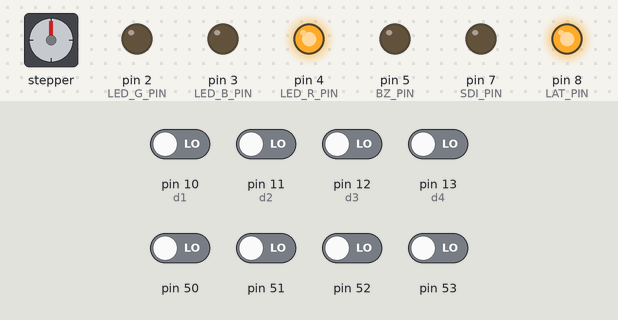
The sketch below on a simulated Arduino Mega 2560, built with avr-gcc and run on an emulated ATmega2560. Shown: stepper motor, output pins drawn as LEDs (lit = HIGH). Wiring (inferred from the names in the program): stepper motor (2048 steps per turn assumed): coils pin 28, pin 26, pin 24, pin 22. Inputs (shaded band) come from the test bench; at power-on: pin 10 (d1), pin 11 (d2), pin 12 (d3), pin 13 (d4), pin 50–53 LOW. Pins used as bus, display or sensor lines are not drawn.

Above: at 1.2 s.
1.3 s: pin 12 (d3) driven HIGH
At 2.3 s:
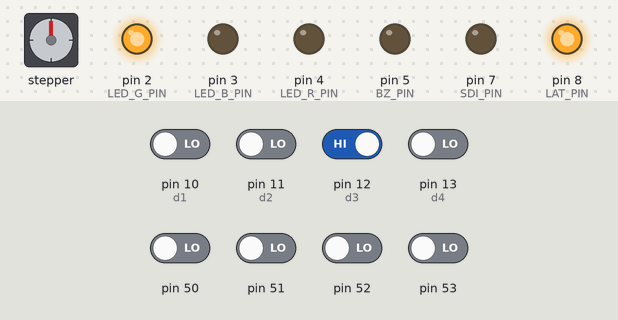
2.8 s: pin 12 (d3) driven LOW
At 3.5 s:
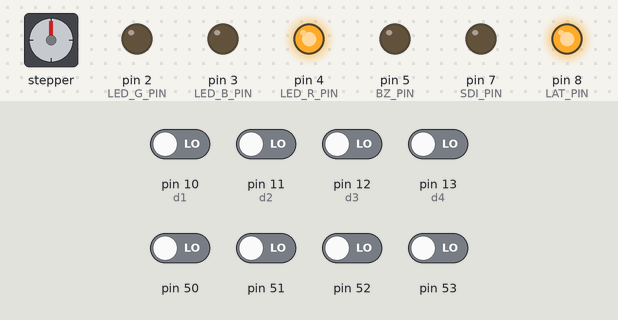
Timing chart, 0 to 5.8 s (numbered marks = the images above; inputs shaded):
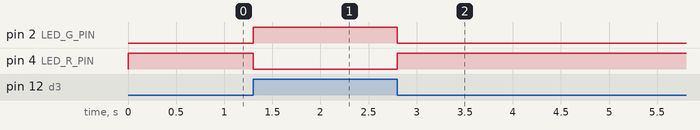

The sketch:

mon12.ino
```cpp
#include "monocon_chuugoku.h"

void isr() {}

void setup() {
	begin();
}

void loop() {
	if (in.d(d3).level == 1) led(0b100);
	else led(0b001);
}
```

monocon_chuugoku.h
```cpp
/**********************************************/
// 高校生ものづくりコンテスト2026全国大会
//
// 地区名: 中国地区
// 学校名: 岡山県立岡山工業高等学校
// 氏名: 青山 晃大
// 作成年月日: 2026/〇〇/〇〇
/**********************************************/

// これ以下のコメント文は後に全て削除すること

#pragma once

#define a1 A0
#define a2 A1
#define a3 A2
#define a4 A3
#define d1 10
#define d2 11
#define d3 12
#define d4 13

#define SCK_PIN 6
#define SDI_PIN 7
#define LAT_PIN 8

#define BZ_PIN 5
#define LED_G_PIN 2
#define LED_B_PIN 3
#define LED_R_PIN 4

#define SPM1_PIN 28
#define SPM2_PIN 26
#define SPM3_PIN 24
#define SPM4_PIN 22

///////////////////////////////
// PWM出力に対応したピンに変更 //
///////////////////////////////
#define DCM1_PIN 44
#define DCM2_PIN 46

#define PH_PIN 36

// ピン6/7/8 = PORTH(PH3/PH4/PH5)
#define SCK_BIT (1 << PH3)
#define SDI_BIT (1 << PH4)
#define LAT_BIT (1 << PH5)

inline void fsout(uint8_t v) {
	for (uint8_t i = 0; i < 8; i++) {
		if (v & 0x80) {
			PORTH |= SDI_BIT;
		} else {
			PORTH &= ~SDI_BIT;
		}
		PORTH |= SCK_BIT;
		PORTH &= ~SCK_BIT;
		v <<= 1;
	}
}

inline int ar(uint8_t pin) {
	if (pin >= A0) pin -= A0;
	ADMUX = (1 << REFS0) | (pin & 0x07);
	ADCSRB = (ADCSRB & ~(1 << MUX5)) | (((pin >> 3) & 1) << MUX5);
	ADCSRA |= (1 << ADSC);
	while (ADCSRA & (1 << ADSC));
	return ADC;
}

inline int dr(uint8_t pin) {
	return (*portInputRegister(digitalPinToPort(pin)) & digitalPinToBitMask(pin)) ? HIGH : LOW;
}

const uint8_t seg[16] = {
	0x3f, 0x06, 0x5b, 0x4f, 0x66,
	0x6d, 0x7d, 0x27, 0x7f, 0x6f,
	0x77, 0x7c, 0x58, 0x5e, 0x79, 0x71,
};

//================ 汎用ユーティリティ ================
// 範囲内に収める（Arduino の constrain と同義の関数版）
inline long clampv(long v, long lo, long hi) {
	return v < lo ? lo : (v > hi ? hi : v);
}
// cur を target へ最大 step だけ近づける（ソフトスタート/ランプ用）
inline long toward(long cur, long target, long step) {
	if (cur < target) return (cur + step > target) ? target : cur + step;
	if (cur > target) return (cur - step < target) ? target : cur - step;
	return cur;
}
// 中央±width 内なら center を返す不感帯処理（ジョイスティック等）
inline long deadband(long v, long center, long width) {
	return (v > center - width && v < center + width) ? center : v;
}

//================ 入力 ================
// 全入力を In に集約した。デジタル入力は「読み出し1回」で
// 確定レベル・立ち上がり・立ち下がりを同時に返す（旧 Edge クラスを内蔵）。
//
//   de e = in.d(d1);
//   if (e.rise) { ... }   // 押した/光った瞬間（LOW→HIGH）
//   if (e.fall) { ... }   // 離した/遮った瞬間（HIGH→LOW）
//   int lv = e.level;     // トグルSW・フォトインタラプタは level だけ見ればよい
//
//   int v   = in.an(a1);        // 測距・フォトリフレクタなどアナログ全般
//   Joy j   = in.joy(a1, a2);   // ジョイスティック。j.dir() で方向(0上,時計回り)
//   long c  = in.enc(d2, d3);   // ロータリーエンコーダ。累積カウントを返す
//
// ※ in.d() / in.enc() は loop で毎回呼ぶこと（delay で止めると取りこぼす）。
// ※ d() は同じピンを1ループにつき1回だけ呼ぶ（2回呼ぶと2回目は変化を見落とす）。

// デジタル1点の読み出し結果
struct de {
	uint8_t level;   // 確定レベル (HIGH/LOW)
	bool    rise;    // LOW→HIGH に確定した瞬間だけ true
	bool    fall;    // HIGH→LOW に確定した瞬間だけ true
};

// ジョイスティックの読み出し結果
struct Joy {
	int x, y;
	// div 方向へ分割して 0..div-1 を返す。上が0で時計回りに増加。
	// 中央付近（半径≒141以内）は -1（入力なし）。
	int dir(int div = 4) const {
		long dx = x - 511, dy = y - 511;
		if (dx * dx + dy * dy < 20000) return -1;
		return (int)((atan2((double)dx, (double)dy) + 2 * PI + PI / div) / (2 * PI / div)) % div;
	}
};

class In {
	// ---- デジタル・チャンネル（ピンごとに独立した状態を持つ） ----
	struct Dch {
		uint8_t           pin;
		volatile uint8_t* reg;     // 入力レジスタは初回だけ解決してキャッシュ
		uint8_t           mask;    // ビットマスクも同様にキャッシュ
		uint8_t           stable;  // 確定済みレベル
		unsigned long     t;       // 最後に確定した時刻(ms)
		bool              init;
	};
	static const uint8_t NCH = 8;  // 同時に追跡できるデジタルピン数
	Dch ch[NCH] = {};

	// pin に対応するチャンネルを返す。無ければ空きへ登録（reg/mask をここで確定）。
	Dch* slot(uint8_t pin) {
		Dch* freeCh = nullptr;
		for (uint8_t i = 0; i < NCH; i++) {
			if (ch[i].init && ch[i].pin == pin) return &ch[i];
			if (!ch[i].init && !freeCh) freeCh = &ch[i];
		}
		if (!freeCh) return nullptr;   // プール不足
		freeCh->pin = pin;
		freeCh->reg = portInputRegister(digitalPinToPort(pin));
		freeCh->mask = digitalPinToBitMask(pin);
		freeCh->stable = (*freeCh->reg & freeCh->mask) ? HIGH : LOW;
		freeCh->t = 0;
		freeCh->init = true;
		return freeCh;
	}

	// ---- エンコーダ（1系統。A/B のピン読みをキャッシュ） ----
	uint8_t           est = 0;
	long              ec = 0;
	volatile uint8_t* erA = nullptr; uint8_t emA = 0;
	volatile uint8_t* erB = nullptr; uint8_t emB = 0;

public:
	// デジタル入力＋エッジ検出（リーディングエッジ＋ロックアウト方式）。
	// lock = チャタリングを無視する時間(ms)。バウンスが激しいSWは長めに。
	de d(uint8_t pin, uint16_t lock = 10) {
		Dch* c = slot(pin);
		if (!c) return { LOW, false, false };   // プール不足時の安全値
		uint8_t raw = (*c->reg & c->mask) ? HIGH : LOW;
		de r = { c->stable, false, false };
		if (raw == c->stable) return r;          // 変化なし: millis() も呼ばず即終了
		unsigned long now = millis();
		if (now - c->t < lock) return r;         // ロックアウト中は無視
		r.rise = (c->stable == LOW && raw == HIGH);
		r.fall = (c->stable == HIGH && raw == LOW);
		r.level = raw;
		c->stable = raw;
		c->t = now;
		return r;
	}

	// アナログ入力（測距モジュール・フォトリフレクタなど共通）。
	int an(uint8_t pin) {
		return ar(pin);
	}

	// ジョイスティック（X/Y を一度に読む）。
	Joy joy(uint8_t px, uint8_t py) {
		Joy j;
		j.x = ar(px);
		j.y = ar(py);
		return j;
	}

	// ロータリーエンコーダ。判定点 AB=00 の 7状態テーブル。累積カウントを返す。
	// dir=false で回転方向を反転。
	long enc(uint8_t pa, uint8_t pb, bool dir = true) {
		if (!erA) {
			erA = portInputRegister(digitalPinToPort(pa)); emA = digitalPinToBitMask(pa);
			erB = portInputRegister(digitalPinToPort(pb)); emB = digitalPinToBitMask(pb);
		}
		uint8_t a = (*erA & emA) ? 1 : 0;
		uint8_t b = (*erB & emB) ? 1 : 0;
		static const uint8_t table[7][4] = {
			{ 0x00, 0x02, 0x04, 0x00 },
			{ 0x00, 0x00, 0x00, 0x00 },
			{ 0x13, 0x02, 0x00, 0x00 },
			{ 0x03, 0x03, 0x03, 0x00 },
			{ 0x26, 0x00, 0x04, 0x00 },
			{ 0x00, 0x00, 0x00, 0x00 },
			{ 0x06, 0x06, 0x06, 0x00 },
		};
		est = table[est & 0x0f][(a << 1) | b];
		uint8_t dd = est & 0x30;
		if (dd == 0x10)      ec += dir ? 1 : -1;
		else if (dd == 0x20) ec += dir ? -1 : 1;
		return ec;
	}
	void encReset() {
		ec = 0;
		est = 0;
	}
};
In in;

//================ ノンブロッキング・タイミング ================
// 一定間隔 ms ごとに true を返す。delay() を使わず周期処理に使う。
//   Every t;  if (t(500)) { 0.5秒ごとの処理 }
class Every {
	unsigned long pre = 0;
public:
	bool operator()(unsigned long ms) {
		unsigned long now = millis();
		if (now - pre >= ms) {
			pre = now;
			return true;
		}
		return false;
	}
	void reset() { pre = millis(); }
};

// ワンショットタイマ。start(ms) 後、経過した瞬間に done() が一度だけ true。
//   Timer t;  t.start(1000);  ... if (t.done()) { 1秒後の処理 }
class Timer {
	unsigned long lim = 0;
	bool run = false;
public:
	void start(unsigned long ms) { lim = millis() + ms; run = true; }
	void stop() { run = false; }
	bool active() { return run; }
	bool done() {
		if (run && (long)(millis() - lim) >= 0) {
			run = false;
			return true;
		}
		return false;
	}
};

//================ 7セグ（3桁） ================
void disp(char a, char b, char c) {
	static int pa = -1, pb = -1, pc = -1;
	if (pa != (uint8_t)a || pb != (uint8_t)b || pc != (uint8_t)c) {
		pa = (uint8_t)a;
		pb = (uint8_t)b;
		pc = (uint8_t)c;
		PORTH &= ~LAT_BIT;
		fsout(a);
		fsout(b);
		fsout(c);
		PORTH |= LAT_BIT;
	}
}

//================ 7セグ 数値表示ヘルパ ================
// 整数表示 (-99〜999)。先頭ゼロは消灯し、負数は符号付きで右詰め表示。
void dispNum(int n) {
	bool neg = n < 0;
	if (neg) n = -n;
	if (n > 999) n = 999;
	uint8_t bh = (n >= 100) ? seg[(n / 100) % 10] : 0x00;
	uint8_t bt = (n >= 10) ? seg[(n / 10) % 10] : 0x00;
	uint8_t bo = seg[n % 10];
	if (neg) {
		if (n < 10)       bt = 0x40;   // 1桁: 中央に "-"
		else if (n < 100) bh = 0x40;   // 2桁: 左に "-"
		// 3桁の負数は桁あふれのため符号は省略
	}
	disp(bh, bt, bo);
}

// 小数点付き表示。point=小数部の桁数 (1 or 2)。
//   dispDec(234, 1) → "23.4"   dispDec(50, 2) → "0.50"
void dispDec(int v, int point = 1) {
	if (v < 0) v = 0;
	if (v > 999) v = 999;
	uint8_t b0 = seg[(v / 100) % 10];
	uint8_t b1 = seg[(v / 10) % 10];
	uint8_t b2 = seg[v % 10];
	if (point == 2) {
		b0 |= 0x80;
	} else {
		b1 |= 0x80;
		if (v < 100) b0 = 0x00;        // 先頭ゼロ消灯
	}
	disp(b0, b1, b2);
}

// 全消灯
void dispOff() {
	disp(0, 0, 0);
}

//================ ブザー ================
void bz(int f) {
	tone(BZ_PIN, f);
}
void bz(int f, unsigned long t) {
	tone(BZ_PIN, f, t);
}
void bzoff() {
	noTone(BZ_PIN);
}

// 音階定数（Hz）
#define NOTE_C4 262
#define NOTE_D4 294
#define NOTE_E4 330
#define NOTE_F4 349
#define NOTE_G4 392
#define NOTE_A4 440
#define NOTE_B4 494
#define NOTE_C5 523
#define NOTE_D5 587
#define NOTE_E5 659
#define NOTE_F5 698
#define NOTE_G5 784
#define NOTE_A5 880
#define NOTE_C6 1047
#define NOTE_REST 0

// 正解音（上昇）／不正解音（下降）。短時間ブロッキングする一発フィードバック用。
inline void bzWin() {
	tone(BZ_PIN, NOTE_C5, 80); delay(90);
	tone(BZ_PIN, NOTE_E5, 80); delay(90);
	tone(BZ_PIN, NOTE_G5, 140); delay(150);
	noTone(BZ_PIN);
}
inline void bzNg() {
	tone(BZ_PIN, NOTE_G4, 120); delay(130);
	tone(BZ_PIN, NOTE_C4, 220); delay(230);
	noTone(BZ_PIN);
}

// 非ブロッキング・メロディ再生。loop() を止めずに鳴らす。
//   const int n[] = { NOTE_C4, NOTE_E4, NOTE_G4 };
//   const int d[] = { 200, 200, 400 };           // 各音の長さ(ms)
//   melody.play(n, d, 3);   ... loop 内で melody.update();
class Melody {
	const int* ns = nullptr;
	const int* ds = nullptr;
	int len = 0, idx = 0;
	unsigned long next = 0;
	bool run = false;
public:
	void play(const int* notes, const int* durs, int n) {
		ns = notes; ds = durs; len = n; idx = 0; run = true; next = 0;
	}
	void stop() { run = false; noTone(BZ_PIN); }
	bool playing() { return run; }
	void update() {
		if (!run) return;
		unsigned long now = millis();
		if ((long)(now - next) < 0) return;
		if (idx >= len) { run = false; noTone(BZ_PIN); return; }
		if (ns[idx] > 0) tone(BZ_PIN, ns[idx]);
		else noTone(BZ_PIN);
		next = now + ds[idx] + 20;   // 音の間に小さな余白
		idx++;
	}
};
Melody mel;

//================ フルカラーLED ================
class Led {
public:
	void operator()(uint8_t m) {
		digitalWrite(LED_R_PIN, (m & 1) ? HIGH : LOW);
		digitalWrite(LED_B_PIN, (m & 2) ? HIGH : LOW);
		digitalWrite(LED_G_PIN, (m & 4) ? HIGH : LOW);
	}
	void off() {
		(*this)(0);
	}
};
Led led;

//================ ステッピングモータ (28BYJ-48, 2相励磁) ================
class Spm {
	int8_t ix = 0;
	long   ps = 0;
	int    rem = 0;
	unsigned long stepPre = 0;
public:
	void set(uint8_t s) {
		static const uint8_t tbl[4] = { 0b1001, 0b1100, 0b0110, 0b0011 };  // SPM4..1
		uint8_t b = tbl[s & 3];
		digitalWrite(SPM1_PIN, (b & 1) ? HIGH : LOW);
		digitalWrite(SPM2_PIN, (b & 2) ? HIGH : LOW);
		digitalWrite(SPM3_PIN, (b & 4) ? HIGH : LOW);
		digitalWrite(SPM4_PIN, (b & 8) ? HIGH : LOW);
		ix = s & 3;
	}
	void cw() {
		set((ix + 1) & 3);
		ps++;
	}
	void ccw() {
		set((ix + 3) & 3);
		ps--;
	}
	void off() {
		digitalWrite(SPM1_PIN, LOW);
		digitalWrite(SPM2_PIN, LOW);
		digitalWrite(SPM3_PIN, LOW);
		digitalWrite(SPM4_PIN, LOW);
	}
	void mv(int n) {
		rem += n;
	}
	void run() {
		if (rem > 0) {
			cw();
			rem--;
		} else if (rem < 0) {
			ccw();
			rem++;
		}
	}
	bool moving() {
		return rem != 0;
	}
	long pos() {
		return ps;
	}
	void zero() {
		ps = 0;
		rem = 0;
	}

	// 絶対位置 t へ移動（直線軸）。最終到達位置が t になるよう残ステップを設定。
	void to(long t) {
		rem = (int)(t - ps);
	}
	// 円環軸（1周 period ステップ）で目標 target へ最短方向に回す。
	void turn(long target, long period) {
		long cur = ((ps % period) + period) % period;
		long tgt = ((target % period) + period) % period;
		long d = ((tgt - cur) % period + period) % period;
		if (d > period / 2) d -= period;
		mv((int)d);
	}
	// 速度制御つき非ブロッキング駆動。ms ミリ秒ごとに1ステップ進める。
	//   spm.mv(2048);  ... loop 内で spm.step(2);   // 2ms/step
	void step(unsigned long ms) {
		if (rem == 0) return;
		unsigned long now = millis();
		if (now - stepPre < ms) return;
		stepPre = now;
		run();
	}
};
Spm spm;

// 円環軸での最短移動量を返す（snippets 互換, 既定 period=120）。
//   戻り値: -period/2 〜 period/2
int getmove(int from, int to, int period = 120) {
	int d = ((to - from) % period + period) % period;
	if (d > period / 2) d -= period;
	return d;
}

//================ DCモータ (DRV8835) ================
#define CW  0xff
#define CCW 0xfe
#define BR  0xfd
#define FR  0xfc

class Dcm {
public:
	void cw(int spd) {
		analogWrite(DCM1_PIN, spd);
		digitalWrite(DCM2_PIN, LOW);
	}
	void ccw(int spd) {
		digitalWrite(DCM1_PIN, LOW);
		analogWrite(DCM2_PIN, spd);
	}
	void br() {
		digitalWrite(DCM1_PIN, HIGH);
		digitalWrite(DCM2_PIN, HIGH);
	}
	void fr() {
		digitalWrite(DCM1_PIN, LOW);
		digitalWrite(DCM2_PIN, LOW);
	}
	// 符号付き速度で駆動。spd>0:正転 spd<0:逆転 spd=0:ブレーキ。
	// -255〜255 に自動クランプ。ジョイスティック値をそのまま渡せる。
	void drive(int spd) {
		if (spd > 0) {
			cw(spd > 255 ? 255 : spd);
		} else if (spd < 0) {
			ccw(-spd > 255 ? 255 : -spd);
		} else {
			br();
		}
	}
};
Dcm dcm;

//================ Timer3 割り込み ================
void isr();
ISR(TIMER3_COMPA_vect) {
	isr();
}

void begin(void) {
	pinMode(a1, INPUT);
	pinMode(a2, INPUT);
	pinMode(a3, INPUT);
	pinMode(a4, INPUT);
	pinMode(d1, INPUT);
	pinMode(d2, INPUT);
	pinMode(d3, INPUT);
	pinMode(d4, INPUT);

	pinMode(LAT_PIN, OUTPUT);
	pinMode(SCK_PIN, OUTPUT);
	pinMode(SDI_PIN, OUTPUT);
	digitalWrite(LAT_PIN, HIGH);
	digitalWrite(SCK_PIN, LOW);
	digitalWrite(SDI_PIN, LOW);

	pinMode(BZ_PIN, OUTPUT);
	pinMode(LED_R_PIN, OUTPUT);
	pinMode(LED_G_PIN, OUTPUT);
	pinMode(LED_B_PIN, OUTPUT);
	pinMode(SPM1_PIN, OUTPUT);
	pinMode(SPM2_PIN, OUTPUT);
	pinMode(SPM3_PIN, OUTPUT);
	pinMode(SPM4_PIN, OUTPUT);
	pinMode(DCM1_PIN, OUTPUT);
	pinMode(DCM2_PIN, OUTPUT);
	pinMode(PH_PIN, INPUT);

	led.off();
	spm.off();
	dcm.fr();
	dispOff();

	ADCSRA = (ADCSRA & ~0x07) | (1 << ADPS2);

	cli();
	TCCR3A = TCCR3B = TCNT3 = 0;
	OCR3A = F_CPU / 64 / 10000 - 1; // 100μs
	TCCR3B |= (1 << WGM32);
	TCCR3B |= (1 << CS31) | (1 << CS30);
	TIMSK3 |= (1 << OCIE3A);
	sei();
}
```

Measured:
- after the input at 1.3 s, pin 2 (LED_G_PIN): LOW → HIGH at once; pin 4 (LED_R_PIN): HIGH → LOW at once
- after the input at 2.8 s, pin 2 (LED_G_PIN): HIGH → LOW at once; pin 4 (LED_R_PIN): LOW → HIGH at once
